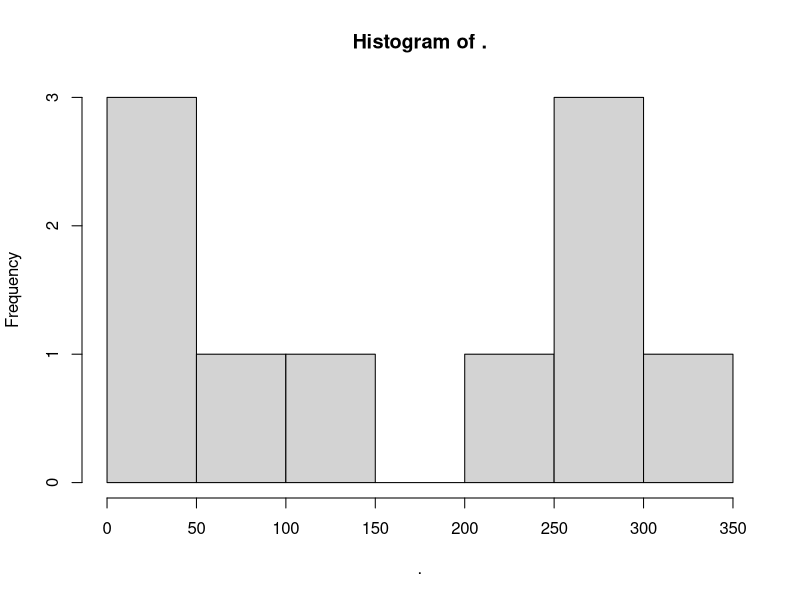
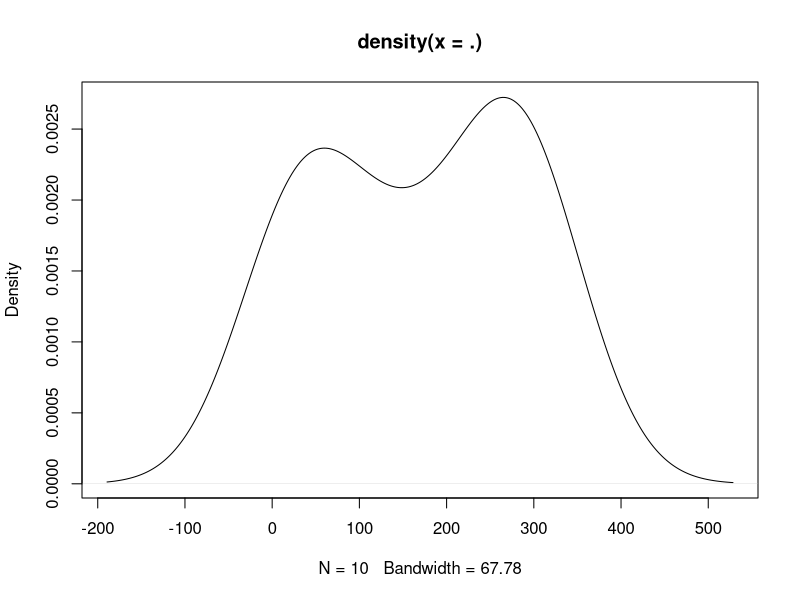
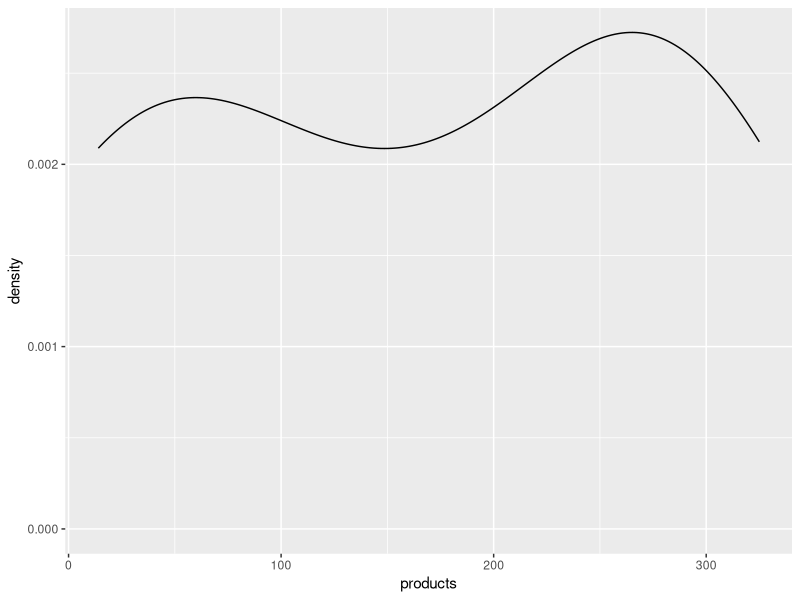
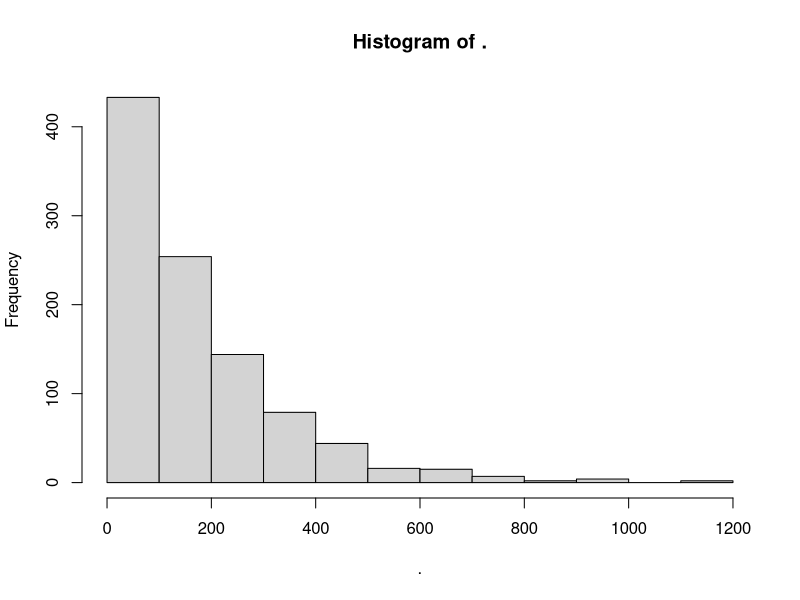
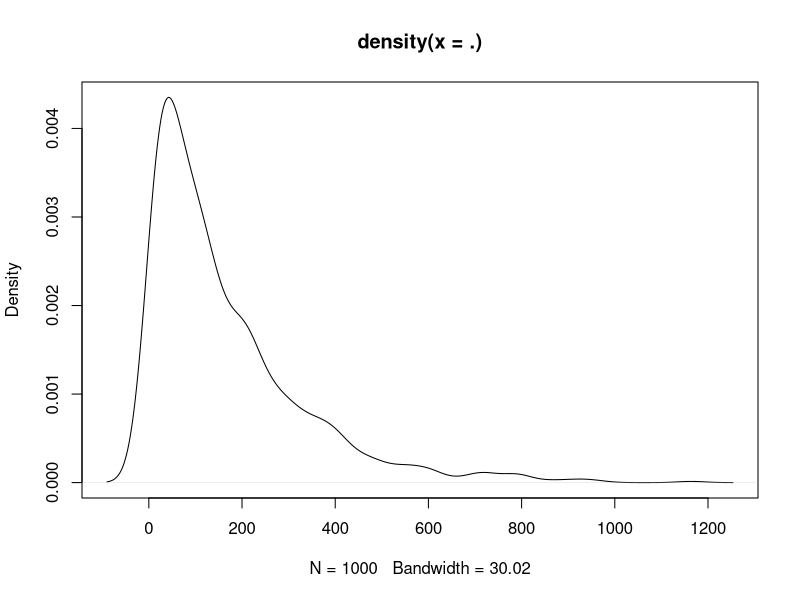
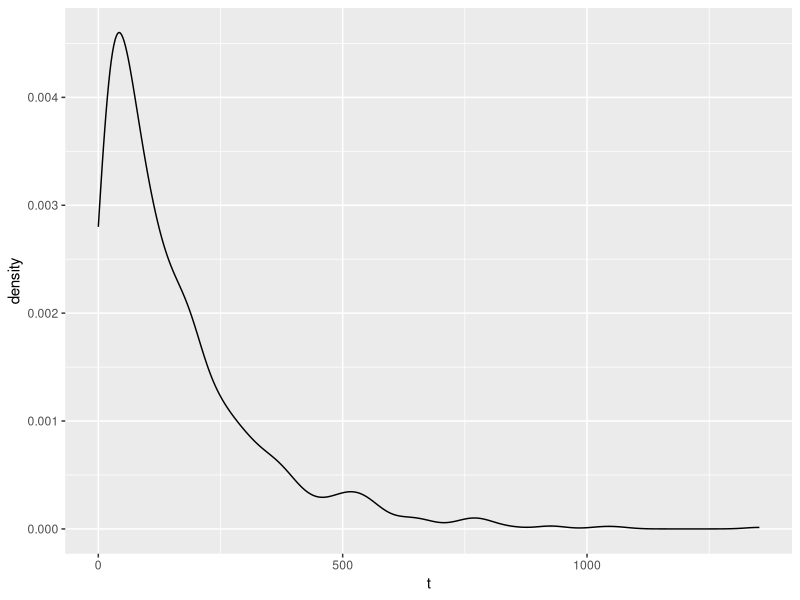
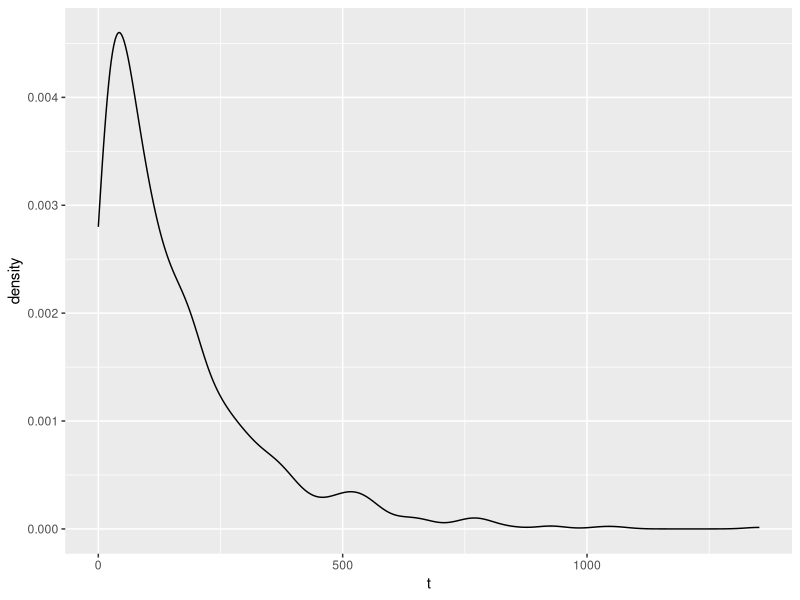

Write R code to recreate these figures, in order.
# Script: 22_evaluation_failure_rates.R
# Original: example_failure_rates.R
# Topic: Failure rates primer
# Section: Evaluation
# Developed by: Timothy Fraser, PhD
# example_failure_rates.R

# Introduction to Failure Rates and Related Measures


# Load necessary libraries
library(dplyr)
library(ggplot2)

# 1. Reliability
# Let's learn some key terms.

# Lifespan Distribution: distribution (PDF) for a vector of product lifespans.
# Reflects the probability that a product failed after X hours or years
# Eg. Here's a vector of 10 items' lifespans, in hours.
products = c(24, 273, 41, 282, 14, 210, 325, 276, 96, 149)

products %>% hist()

products %>% density() %>% plot()

ggplot() +
  geom_density(data = tibble(products), mapping = aes(x = products))


# Mean Time to Failure: the mean of a lifespan distribution.
# Describes the average hours to failure per unit.
# Eg. let's get the MTTF for our products' life distribution.
mu = mean(products)

mu

# Failure Rate (Lambda): inverse of mean time to failure.
# Describes the average number of times a product fails per time-step (eg. per hour).
# Eg. let's get the Failure Rate for our products' life distribution.
lambda = 1 / mean(products)
lambda


# Exponential Distribution: a common form for lifespan distributions,
# characterized by one parameter, lambda.
# If you have lambda, you can get the MTTF.
# Eg. what's the cumulative probability of a product failing 
# at or before 100 hours, given an Exp. Distr. with MTTF mu?
pexp(100, rate = 1/mu)

# F(t) = 1 - exp(-lambda * t)
# F(t) = 1 - e^(-lambda*t)

# Probability of Failure F(t): cumulative probability of failure by time t.
# expcdf() will give you F(t) in an exponential distribution.
# Probability of Reliability/Survival R(t): cumulative probability it DOESN'T fail by time t.
# For example, R(t = 100) = 1 - expcdf(100, mu).
# Eg. what's the cumulative probability of product survives for 100 hours,
# given an Exp. Distr. with MTTF mu?
1 - pexp(100, rate = 1/mu)


# HOW TO VISUALIZE?

# Take a random sample!
rexp(n = 1000, rate = 1 / mu) %>% hist()

rexp(n = 1000, rate = 1 / mu) %>% density() %>% plot()

data = tibble(t = rexp(n = 1000, rate = 1 / mu))
ggplot() +
  geom_density(data = data, mapping = aes(x = t))

ggplot() +
  geom_density(data = data, mapping = aes(x = t))

# Cleanup!
rm(list = ls())
